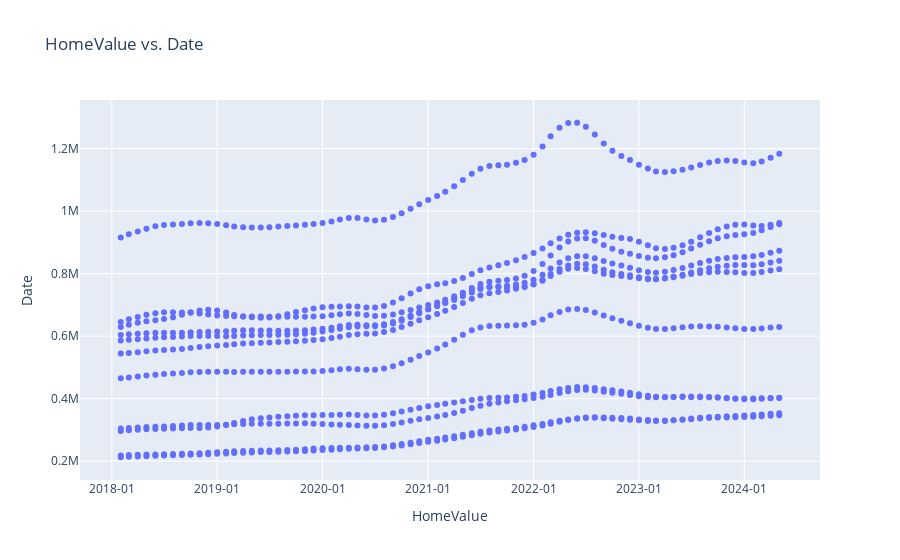

Notebook cell for this chart:
### Code cell
#https://plotly.com/python/line-and-scatter/
#fig = px.scatter(df, x="sepal_width", y="sepal_length")

fig = px.scatter(
    CA_df, 
    x='Date',
    y='HomeValue',
    hover_data={'Location':True, 'HomeValue':True},
    title='Cost of the Homes in California',
    labels={'x': 'Date', 'y': 'HomeValue'}
)

fig.update_layout(
    xaxis_title='HomeValue',
    yaxis_title='Date',
    title='HomeValue vs. Date',
    xaxis=dict(
        tickformat='%Y-%m',
        showgrid=True
    ),
    yaxis=dict(
        showgrid=True
    )
)
fig.show()

### Figure 1 — Plotly figure (JSON) as saved in the notebook; plotly's stock layout.template omitted (floating-point values rounded to 4 significant figures; data arrays with more than 128 entries replaced by an {"elided": "..."} marker saying what was removed)
{"data": [{"customdata": {"elided": "836x1 str values"}, "hovertemplate": "Date=%{x}<br>HomeValue=%{y}<br>Location=%{customdata[0]}<extra></extra>", "legendgroup": "", "marker": {"color": "#636efa", "symbol": "circle"}, "mode": "markers", "name": "", "orientation": "v", "showlegend": false, "type": "scatter", "x": {"elided": "836 str values"}, "xaxis": "x", "y": {"elided": "836 float values"}, "yaxis": "y"}], "layout": {"autosize": true, "legend": {"tracegroupgap": 0}, "title": {"text": "HomeValue vs. Date"}, "xaxis": {"anchor": "y", "autorange": true, "domain": [0, 1], "range": ["2017-09-16 03:47:21.8392", "2024-09-15 20:12:38.1608"], "showgrid": true, "tickformat": "%Y-%m", "title": {"text": "HomeValue"}, "type": "date"}, "yaxis": {"anchor": "x", "autorange": true, "domain": [0, 1], "range": [124200.0, 1371000.0], "showgrid": true, "title": {"text": "Date"}, "type": "linear"}}}
